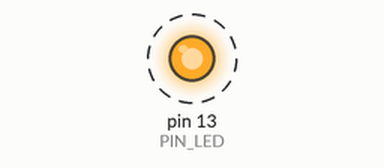
A sketch run on a simulated Arduino Uno, built with avr-gcc and run on an emulated ATmega328P. Parts: output pins drawn as LEDs (lit = HIGH). Dashed ring = blinking. What the sketch prints to the serial monitor is not drawn.

Above: at 0.2 s.
Timing chart, 0 to 3.0 s (numbered marks = the images above):
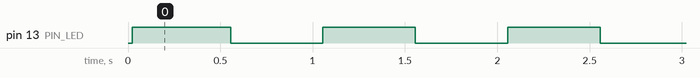

The sketch:

Lab01_Ejercicio3.ino
```cpp
// Lab01_Ejercicio3.ino
/* =================================================
   Lab 01 — Ejercicio 3
   Muestra el tiempo transcurrido con millis() en
   el Monitor Serial.
   Formato de salida:
     [#N] t=XXXX ms  LED -> ESTADO
   ================================================= */

const int PIN_LED = 13;
int contador = 0;

void setup() {
  pinMode(PIN_LED, OUTPUT);
  Serial.begin(9600);
  Serial.println("=== Lab 01 Ejercicio 3: Blink + millis() ===");
  Serial.println("Formato: [#N] t=XXXX ms  LED -> ESTADO");
}

void loop() {
  contador++;

  // ── Encender LED ──────────────────────────────
  unsigned long tiempo_actual = millis();
  digitalWrite(PIN_LED, HIGH);

  Serial.print("[#");
  Serial.print(contador);
  Serial.print("] t=");
  Serial.print(tiempo_actual);
  Serial.println(" ms  LED -> ENCENDIDO");

  delay(500);

  // ── Apagar LED ────────────────────────────────
  tiempo_actual = millis();
  digitalWrite(PIN_LED, LOW);

  Serial.print("[#");
  Serial.print(contador);
  Serial.print("] t=");
  Serial.print(tiempo_actual);
  Serial.println(" ms  LED -> APAGADO");

  delay(500);
}
```

Measured:
- by itself, pin 13 (PIN_LED): alternates HIGH for 0.50 s and LOW for 0.50 s
